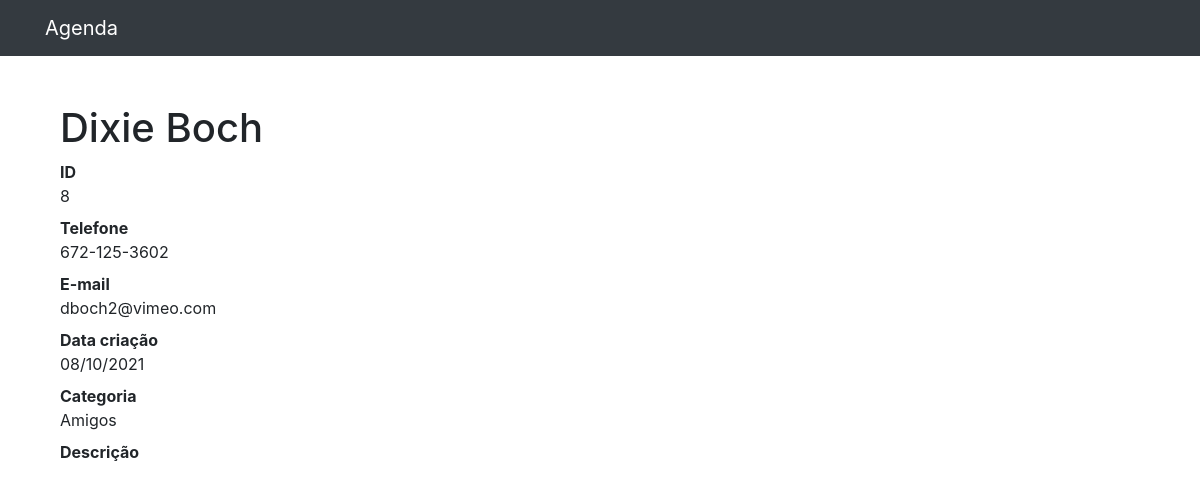
Page /8 on the earlier database version.
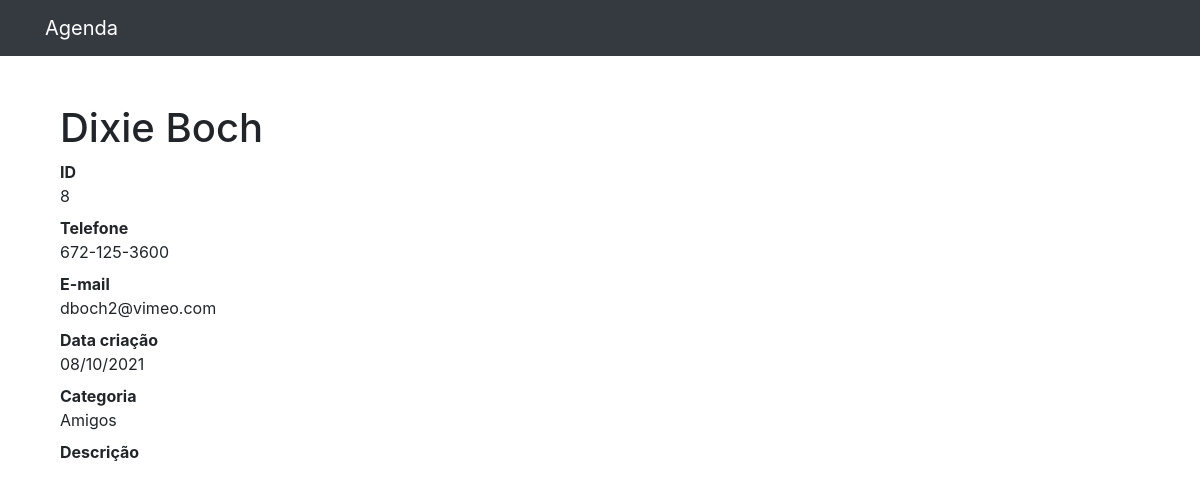
Same page on the later database version.
### contacts/models.py (models this page shows, shortened)
class Contact(models.Model):
    first_name = models.CharField(max_length=255)
    last_name = models.CharField(max_length=255, blank=True)
    phone_number = models.CharField(max_length=50)
    email = models.CharField(max_length=255, blank=True)
    created_at = models.DateTimeField(default=timezone.now)
    description = models.TextField(blank=True)
    category = models.ForeignKey(Category, on_delete=models.DO_NOTHING)
    is_visible = models.BooleanField(default=True)

class Category(models.Model):
    name = models.CharField(max_length=255)
    def __str__(self) -> str:
        return self.name

### contacts/views.py (the view)
# urls.py: path('<int:contact_id>', views.single_contact, name='single_contact')
def single_contact(request, contact_id):
    contact = get_object_or_404(Contact, id=contact_id)
    return render(request, 'contacts/single_contact.html', {
        'contact': contact
    })

### contacts/templates/contacts/single_contact.html (shortened to what this page needs)
{% extends 'base.html' %}
{% block content %}
  <div class="container">
    <div class="row">
      <div class="col-lg-12">
        <h1 class="mt-5">{{ contact.first_name }} {{ contact.last_name }}</h1>
        <dl>
          <dt>ID</dt>
          <dd>{{ contact.id }}</dd>
          <dt>Telefone</dt>
          <dd>{{ contact.phone_number }}</dd>
          <dt>E-mail</dt>
          <dd>{{ contact.email }}</dd>
          <dt>Data criação</dt>
          <dd>{{ contact.created_at | date:'d/m/Y'}}</dd>
          <dt>Categoria</dt>
          <dd>{{ contact.category }}</dd>
          <dt>Descrição</dt>
        </dl>
      </div>
    </div>
  </div>
{% endblock content %}

### templates/base.html (shortened to what this page needs)
{% load static %}
<!DOCTYPE html>
<html lang="pt">
	<head>
		{% include 'partial/_head.html' %}
	</head>
	<body>
		{% include 'partial/_nav.html' %}
		<div class="container">
			<div class="row">
				<div class="col-lg-12">
					{% block content %}{% endblock content %}
				</div>
			</div>
		</div>
	</body>
</html>

### templates/partial/_head.html (shortened to what this page needs)
{% load static %}
<link href="{% static 'css/vendor/bootstrap/css/bootstrap.min.css' %}" rel="stylesheet" />

### templates/partial/_nav.html (shortened to what this page needs)
<nav class="navbar navbar-expand-lg navbar-dark bg-dark static-top">
    <div class="container">
        <a class="navbar-brand" href="#">Agenda</a>
    </div>
</nav>

Differences in the rows shown:
changed Contact "Dixie": phone_number "672-125-3602" → "672-125-3600"
